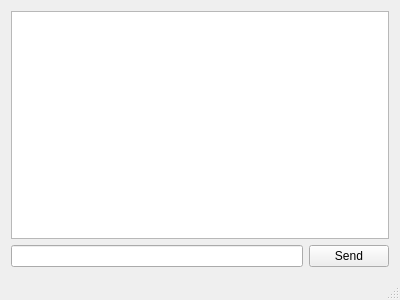
<?xml version="1.0" encoding="UTF-8"?>
<ui version="4.0">
 <class>MainWindow</class>
 <widget class="QMainWindow" name="MainWindow">
  <property name="geometry">
   <rect>
    <x>0</x>
    <y>0</y>
    <width>400</width>
    <height>300</height>
   </rect>
  </property>
  <property name="windowTitle">
   <string>YASC Chat</string>
  </property>
  <widget class="QWidget" name="centralWidget">
   <layout class="QVBoxLayout" name="verticalLayout">
    <item>
     <widget class="QTextEdit" name="outputText">
      <property name="focusPolicy">
       <enum>Qt::WheelFocus</enum>
      </property>
      <property name="readOnly">
       <bool>true</bool>
      </property>
     </widget>
    </item>
    <item>
     <layout class="QHBoxLayout" name="horizontalLayout">
      <item>
       <widget class="QLineEdit" name="inputEdit"/>
      </item>
      <item>
       <widget class="QPushButton" name="sendButton">
        <property name="text">
         <string>Send</string>
        </property>
       </widget>
      </item>
     </layout>
    </item>
   </layout>
  </widget>
  <widget class="QMenuBar" name="menuBar">
   <property name="geometry">
    <rect>
     <x>0</x>
     <y>0</y>
     <width>400</width>
     <height>31</height>
    </rect>
   </property>
  </widget>
  <widget class="QStatusBar" name="statusBar"/>
 </widget>
 <layoutdefault spacing="6" margin="11"/>
 <resources/>
 <connections/>
</ui>
